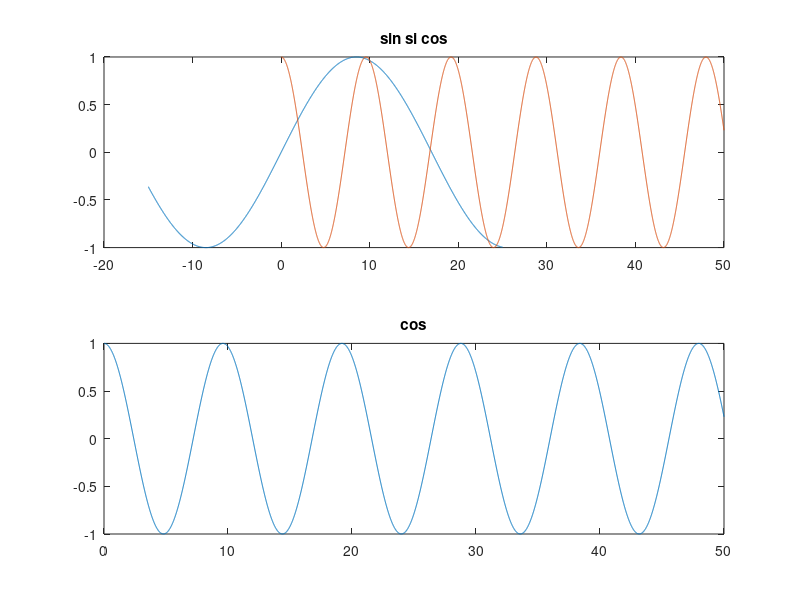

Reproduce this figure in MATLAB.
a=-15:0.01:25;
b=0:0.01:50;
x=sin(pi*a/17);
subplot(2,1,1);
    plot(a,x)
    hold on;
    x=cos(pi*b/sqrt(23));
    plot(b,x),title('sin si cos')
    hold off;
    subplot(2,1,2) 
    plot(b,x),title('cos')